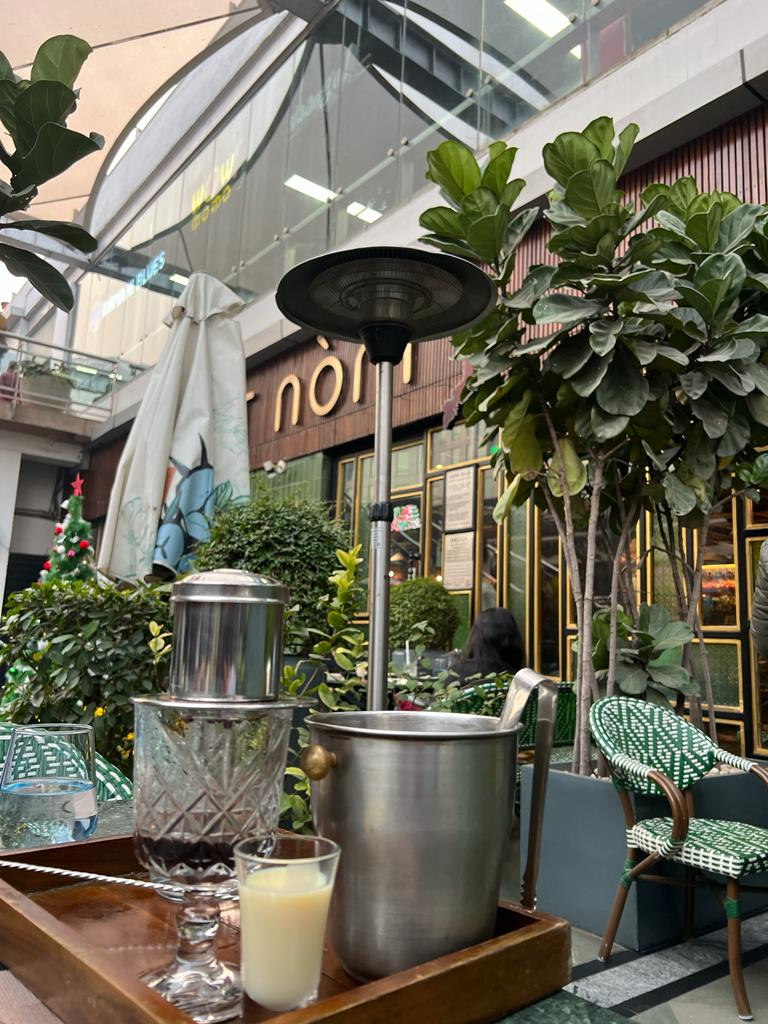
#> input picture Create Instagram Filters/Twin1.png, 768 x 1024 px, given in place of pic.jpg, which was not available
$ jupyter execute --allow-errors 'How to adjust warmth and coolness of an image in OpenCV.ipynb'   (text cells are left out)
#> lines starting #> are read from the running program, lines starting #| are printed output that depends on the picture; pictures that were not available may be replaced by others from this repository, and a replacement may not be noted
[cell 1]
import cv2 as cv
import numpy as np
import matplotlib.pyplot as plt

[cell 2]
def add_tone(img_path,color,a,b):
#> called with img_path = 'pic.jpg', a = 0.9, b = 0.1
    background = []

    img = cv.imread(img_path)
#> img is the input picture: shape (1024, 768, 3); mean B, G, R 93.5, 108.6, 111.2
    cols = img.shape[1]
#> cols = 768
    rows = img.shape[0]
#> rows = 1024
    # Creating a blue background of same shape as that of an image
    for i in range(rows):
        temp = []
        for j in range(cols):
            temp.append(color)
        background.append(temp)

    background = np.array(background).astype(np.uint8)

    ## Merging the image
    final = cv.addWeighted(img,a,background,b,0)
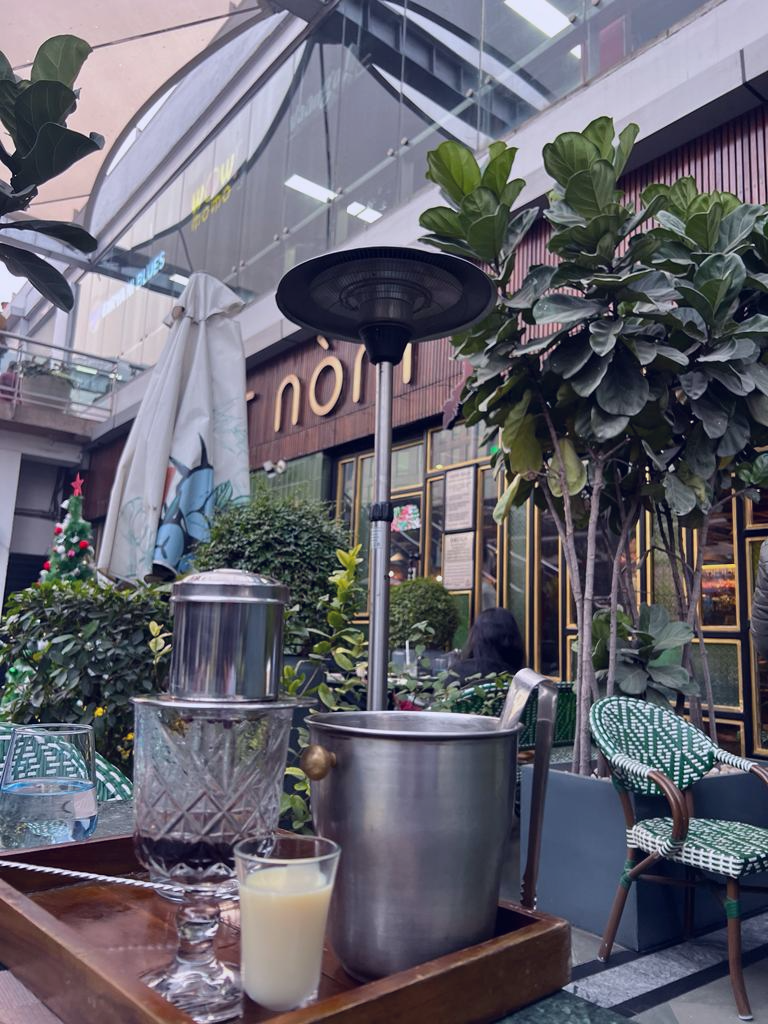
#> final: shape (1024, 768, 3); mean B, G, R 109.7, 99.7, 101.1

    cv.imshow("Original",img)
    cv.imshow("Processed",final)

    cv.waitKey(0)

#> (a cell that did not finish here is left out)

[cell 4]
add_tone('pic.jpg',[255,20,11],.9,.1)

[cell 5]
add_tone('pic.jpg',[10,200,11],.9,.1)
#> call 2 of add_tone, with img_path = 'pic.jpg', a = 0.9, b = 0.1
#> in add_tone (call 2), `final = cv.addWeighted(img,a,background,b,0)`:
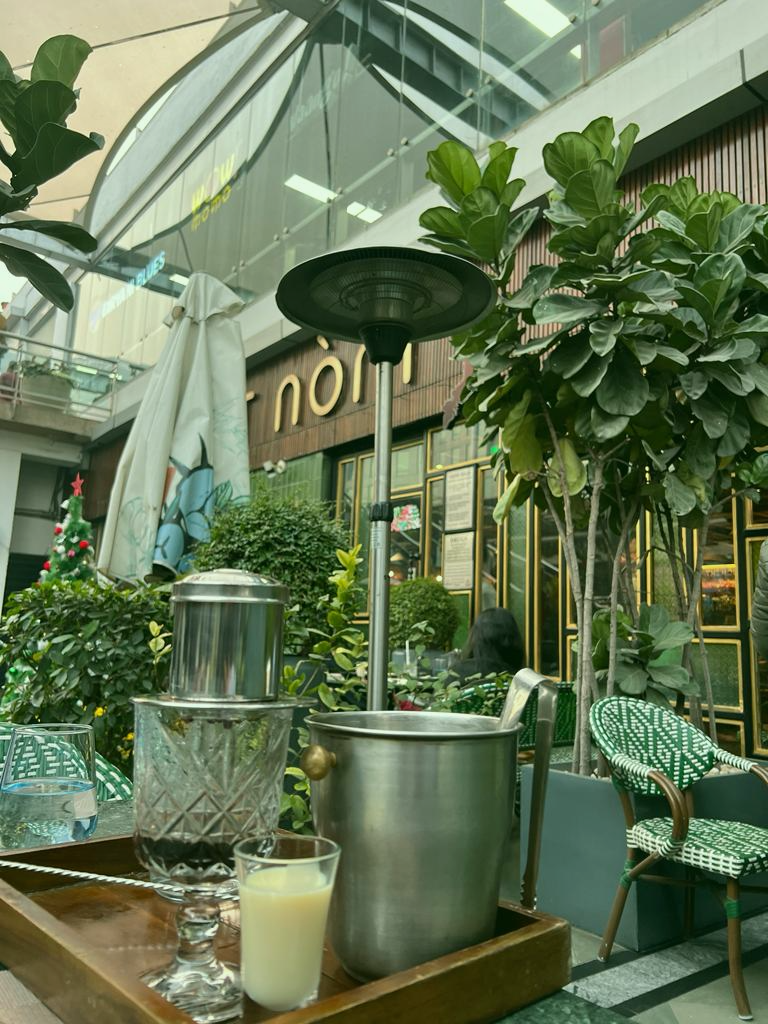
#> final: shape (1024, 768, 3); mean B, G, R 85.2, 117.7, 101.1

[cell 6]
add_tone('Twin2.png',[0,0,0],0.8,0.1)
#> call 3 of add_tone, with img_path = 'Twin2.png', a = 0.8, b = 0.1
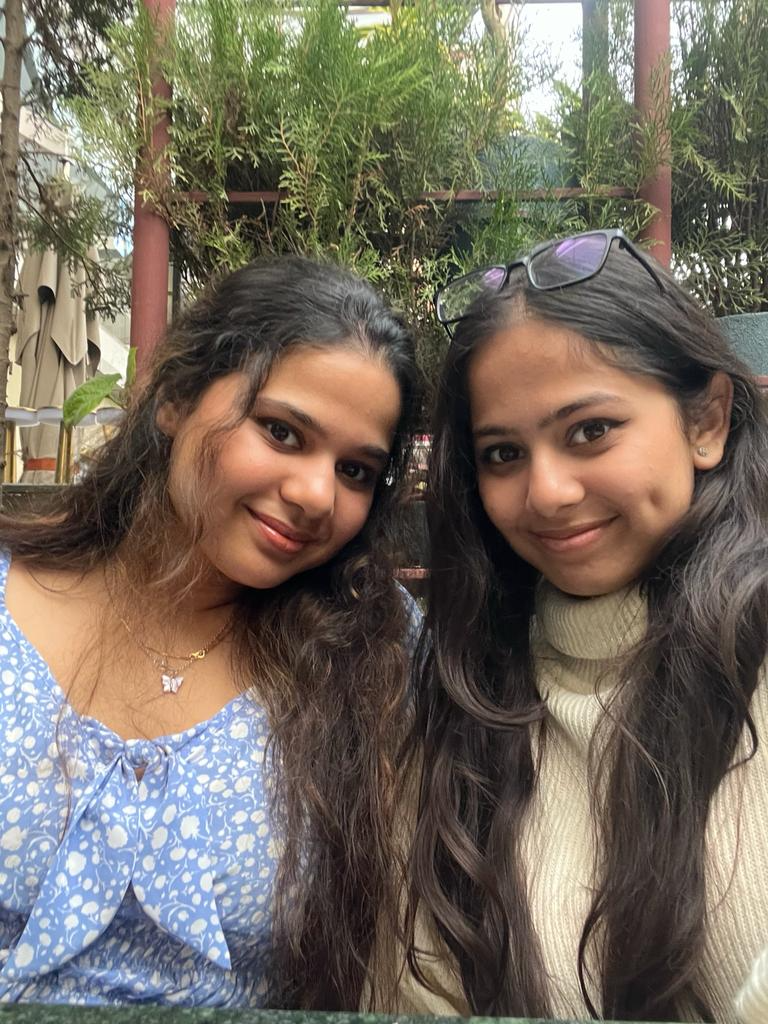
#> input picture Create Instagram Filters/Twin2.png, 768 x 1024 px
#> in add_tone, img is the input picture: shape (1024, 768, 3); mean B, G, R 94.8, 107, 116.2
#> in add_tone (call 3), `final = cv.addWeighted(img,a,background,b,0)`:
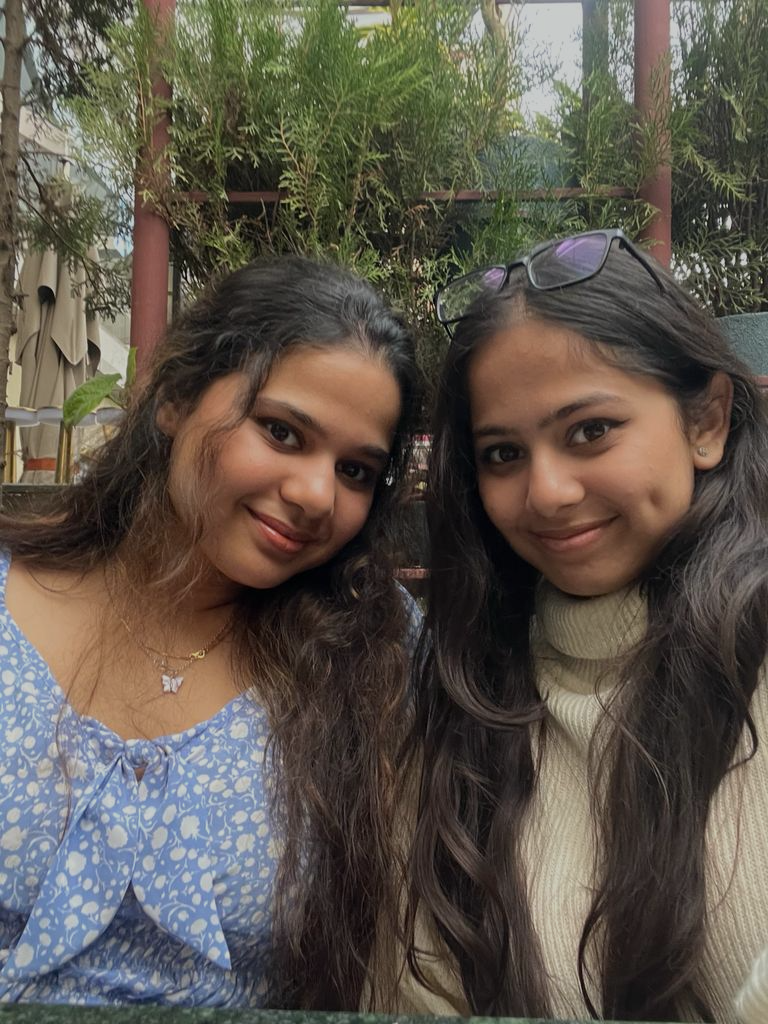
#> final: shape (1024, 768, 3); mean B, G, R 75.8, 85.6, 92.9
